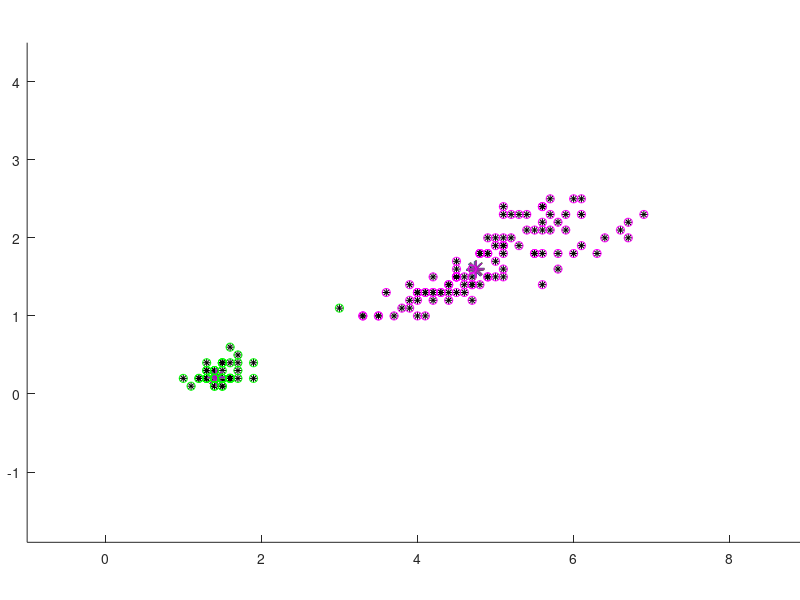

Write the MATLAB code that produced this figure.
clear;
close all;
rand("seed", 42); % For reproducibility
% INIT PARTICLE SWARM
centroids = 2; % == clusters here (aka centroids)
dimensions = 2; % how many dimensions in each centroid
particles = 100; % how many particles in the swarm, how many solutions
iterations = 50; % iterations of the optimization alg.
simtime=0.101; % simulation delay btw each iteration
dataset_subset = 2; % for the IRIS dataset, change this value from 0 to 2
write_video = false; % enable to grab the output picture and save a video
hybrid_pso = true; % enable/disable hybrid_pso
manual_init = false; % enable/disable manual_initialization
% (only for dimensions={2,3})
% GLOBAL PARAMETERS (the paper reports this values 0.72;1.49;1.49)
w = 0.72; %INERTIA
c1 = 1.49; %COGNITIVE
c2 = 1.49; %SOCIAL
% VIDEO GRAB STUFF...
if write_video
writerObj = VideoWriter('PSO.avi');
writerObj.Quality=100;
open(writerObj);
end
% LOAD DEFAULT CLUSTER (IRIS DATASET); USE WITH CARE!
% Resize the dataset with current "dimensions" variable. the standard iris
% dataset in matlab is 150x4, in this tutorial we need 150x2 or 150x3 for
% visualization purposes
load fisheriris.mat
meas = meas(:,1+dataset_subset:dimensions+dataset_subset);
dataset_size = size (meas);
% Execute k-means if enabled the hybrid_pso approach. If enabled, the
% startint position of the pso algorithm will be initialized using the
% output of the standard matlab implementation of k-means.
if hybrid_pso
fprintf('Running Matlab K-Means Version\n');
[idx,KMEANS_CENTROIDS] = kmeans(meas, centroids,...
'DISTANCE', 'sqeuclidean', 'START', 'uniform');
fprintf('\n');
end
% PLOT STUFF... HANDLERS AND COLORS.
% This lines pre-configures the variables that will be used to plot the
% data.
pc = []; txt = [];
cluster_colors_vector = rand(particles, 3);
% PLOT DATASET
% This block creates either a 2d or 3d plot according to the "dimensions"
% variable. Please note that for visualization purposes the only admissible
% values are 2 (two) or 3 (three).
fh=figure(1);
hold on;
if dimensions == 3
plot3(meas(:,1),meas(:,2),meas(:,3),'k*');
view(3);
elseif dimensions == 2
plot(meas(:,1),meas(:,2),'k*');
end
% PLOT STUFF .. SETTING UP AXIS IN THE FIGURE
% Reconfiguring the axis in the figure. Without this line the axis max/min
% values may change during runtime.
axis equal;
axis(reshape([min(meas)-2; max(meas)+2],1,[]));
hold off;
% SETTING UP PSO DATA STRUCTURES
% Here the variables needed in the pso clustering are pre-initialized.
% Please note that swarm_vel, swarm_pos and swarm_best maintains the values
% for all the swarms (aka particles)
% 'c' =
% 'ranges' is used to scale the initial randomized values to something
% inside the range of the input data (just to not have useless values
% outside the valid range, i.e. the range of the data).
% 'swarm_fitness' is initially set as infinite. this is the "value" that
% will become smaller and smaller (i.e. minimizating the fitness function)
swarm_vel = rand(centroids,dimensions,particles)*0.1;
swarm_pos = rand(centroids,dimensions,particles);
swarm_best = zeros(centroids,dimensions);
c = zeros(dataset_size(1),particles);
ranges = max(meas)-min(meas); % used to scale the values
swarm_pos = swarm_pos .* repmat(ranges,centroids,1,particles) + ...
repmat(min(meas),centroids,1,particles);
swarm_fitness(1:particles)=Inf;
% KMEANS INIT
% Here, if the hybrid_pso approach was selected, we replace the first
% swarm/solution to the result of the k-means algorithm. please note that
% even with this initialization the pso will somehow try to improve this
% guess, since the velocities of the swarm are still randomly set, meaning
% that the system is unstable at the very beginning.
if hybrid_pso
swarm_pos(:,:,1) = KMEANS_CENTROIDS;
end
% manual_initIALIZATION (only for dimension 2 and 3)
% For dimension 2 (two) we can add an user-initialization of the algorithm.
% This will eventually replace the k-means initialization, since here we
% replace again the first swarm/solution <notice the swarm_pos(:,:,**1**)>
% In the case of dimensions==3, i put here a random value, you can change
% these meaningless numbers without any problem <[6 3 4; 5 3 1]>
if manual_init
if dimensions == 3
% manual_init ONLY FOR THE FIRST PARTICLE (with 'random' numbers!)
swarm_pos(:,:,1) = [6 3 4; 5 3 1];
elseif dimensions == 2
% KEYBOARD INIT ONLY FOR THE FIRST PARTICLE
swarm_pos(:,:,1) = ginput(2);
end
end
% Here the real PSO-algorithm begins
for iteration=1:iterations
% CALCULATE EUCLIDEAN DISTANCES TO ALL CENTROIDS
% Here we evaluate the distance (default 2-norm) between each centroid
% inside each particle against all the values inside the input data
% vector (the 'meas' variable resized in the very beginning). Keep all
% the distances in the 'distances' variable.
distances=zeros(dataset_size(1),centroids,particles);
for particle=1:particles
for centroid=1:centroids
distance=zeros(dataset_size(1),1);
for data_vector=1:dataset_size(1)
%meas(data_vector,:)
distance(data_vector,1) = norm( ...
swarm_pos(centroid,:,particle)-meas(data_vector,:));
end
distances(:,centroid,particle) = distance;
end
end
% ASSIGN MEASURES with CLUSTERS
% using the 'min' Matlab function to find the "Smallest elements in
% array" we create an 150xn matrix where the first column represents
% the distances of each input value to neares current centroids, and
% the n-columns specifies to which cluster/centroid the distance
% refers to.
for particle=1:particles
[value, index] = min(distances(:,:,particle),[],2);
c(:,particle) = index;
end
% PLOT STUFF... CLEAR HANDLERS
% clean the figure before plotting again
delete(pc); delete(txt);
pc = []; txt = [];% PLOT STUFF...
% plotting again this step
hold on;
for particle=1:particles
for centroid=1:centroids
if any(c(:,particle) == centroid)
if dimensions == 3
pc = [pc plot3(swarm_pos(centroid,1,particle), ...
swarm_pos(centroid,2,particle), ...
swarm_pos(centroid,3,particle),'*','color', ...
cluster_colors_vector(particle,:))];
elseif dimensions == 2
pc = [pc plot(swarm_pos(centroid,1,particle), ...
swarm_pos(centroid,2,particle),'*','color',...
cluster_colors_vector(particle,:))];
end
end
end
end
set(pc,{'MarkerSize'},{12})
set(gca,'LooseInset',get(gca,'TightInset'));
hold off;
% CALCULATE global_fitness and local_fitness:=swarm_fitness
% Here I evaluate the fitness of the algorithm, measured as the
% quantization error using the equation 8 of the original paper. It
% also calculates the global best and local best positions using
% equation 5. Please refer to the tutorial for explanation of this
% equation.
average_fitness = zeros(particles,1);
for particle=1:particles
for centroid = 1 : centroids
if any(c(:,particle) == centroid)
local_fitness = ...
mean(distances(c(:,particle)==centroid,centroid,particle));
average_fitness(particle,1)=average_fitness(particle,1)...
+ local_fitness;
end
end
average_fitness(particle,1) = average_fitness(particle,1) / ...
centroids;
if (average_fitness(particle,1) < swarm_fitness(particle))
swarm_fitness(particle) = average_fitness(particle,1);
swarm_best(:,:,particle) = swarm_pos(:,:,particle); %LOCAL BEST
end %FITNESS
end
[global_fitness, index] = min(swarm_fitness); %GLOBAL BEST FITNESS
swarm_overall_pose = swarm_pos(:,:,index); %GLOBAL BEST POSITION
% SOME INFO ON THE COMMAND WINDOW
% Here I print some info the the Matlab Command Window
fprintf('%3d. global_fitness is %5.4f\n',iteration,global_fitness);
pause(simtime);
% VIDEO GRAB STUFF...
% If the GRABBING option was selected, put the frame inside the video.
if write_video
frame = getframe(fh);
writeVideo(writerObj,frame);
end
% SAMPLE r1 AND r2 FROM UNIFORM DISTRIBUTION [0..1]
% Equation 3 and 4 needs a random value, sampled from an uniform
% distribution. Here we go!
r1 = rand;
r2 = rand;
% UPDATE CLUSTER CENTROIDS
% Update the cluster centroids using equation 3 and 4. Here the
% cognitive and social contributions are calculated to update the
% velocity and position of each swar.
for particle=1:particles
inertia = w * swarm_vel(:,:,particle);
cognitive = c1 * r1 * ...
(swarm_best(:,:,particle)-swarm_pos(:,:,particle));
social = c2 * r2 * (swarm_overall_pose-swarm_pos(:,:,particle));
vel = inertia+cognitive+social;
% UPDATED PARTICLE ...
swarm_pos(:,:,particle) = swarm_pos(:,:,particle) + vel ; % .. POSE
swarm_vel(:,:,particle) = vel; % .. VEL
end
end % end of the PSO algorithm
% PLOT THE ASSOCIATIONS WITH RESPECT TO THE CLUSTER
% At the very end, paint the original points using the same color for the
% elements within the same cluster.
hold on;
particle=index; %select the best particle (with best fitness)
cluster_colors = ['m','g','y','b','r','c','g'];
for centroid=1:centroids
if any(c(:,particle) == centroid)
if dimensions == 3
plot3(meas(c(:,particle)==centroid,1),meas(c(:,particle)== ...
centroid,2),meas(c(:,particle)==centroid,3),'o','color',...
cluster_colors(centroid));
elseif dimensions == 2
plot(meas(c(:,particle)==centroid,1), ...
meas(c(:,particle)==centroid,2),'o','color', ...
cluster_colors(centroid));
end
end
end
hold off;
% VIDEO GRAB STUFF...
% Close the video file, if opened.
if write_video
frame = getframe(fh);
writeVideo(writerObj,frame);
close(writerObj);
end
% SAY GOODBYE
fprintf('\nEnd, global_fitness is %5.4f\n',global_fitness);
